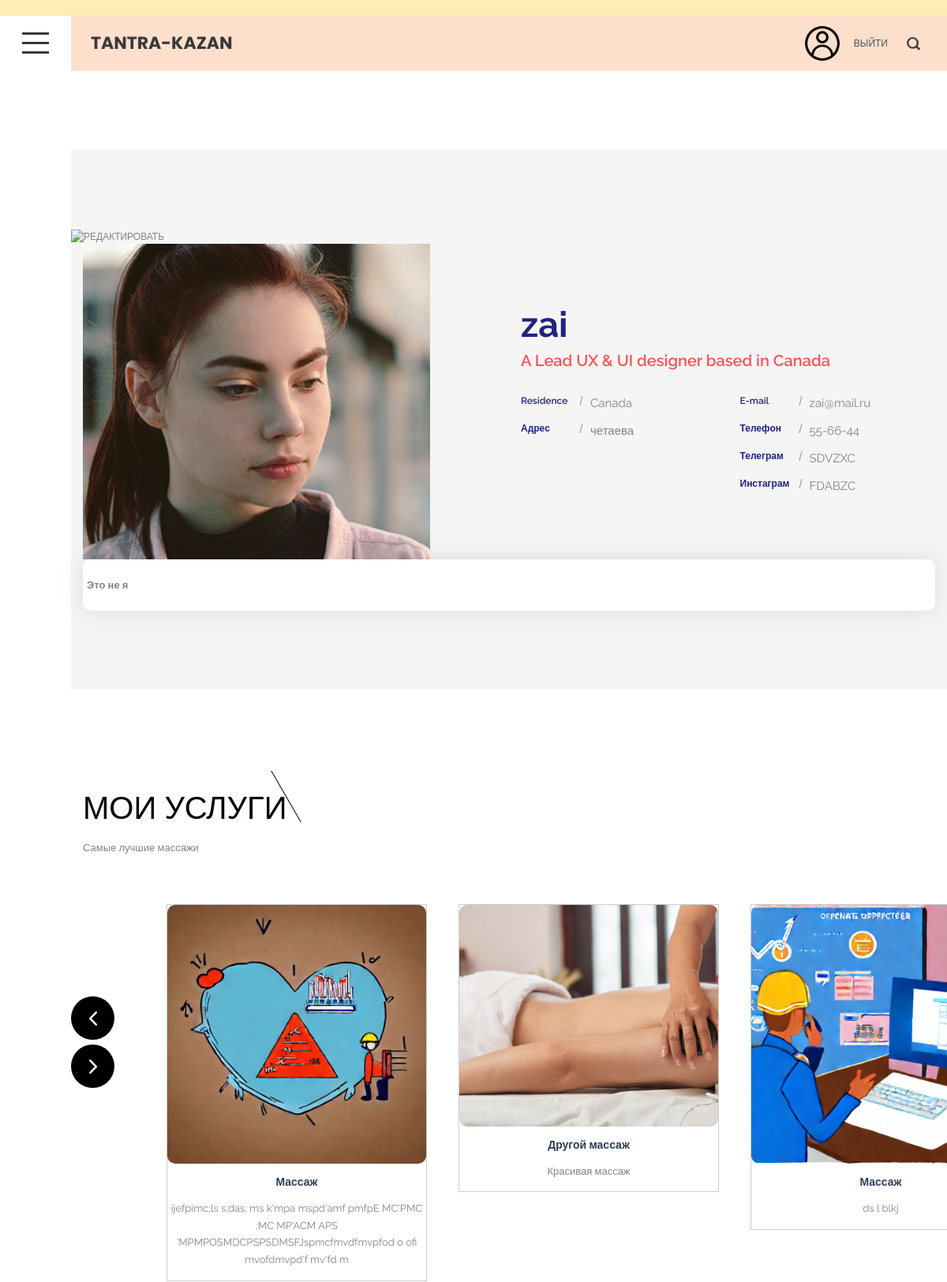
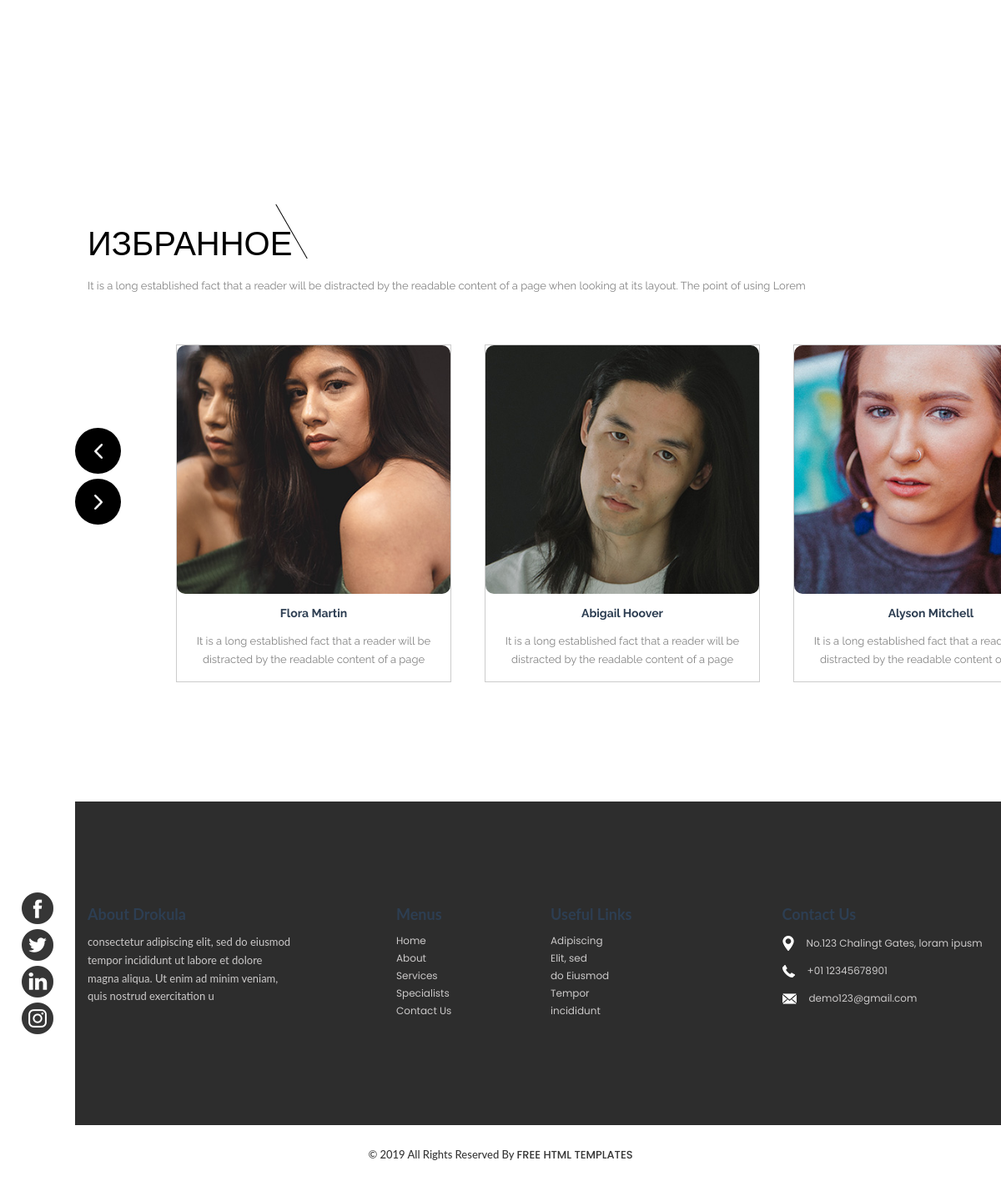
Page /users/profile/therapist/zai (signed in) on the committed database (2 pictures, top to bottom).
### users/models.py (models this page shows, shortened)
class TherapistProfile(models.Model):
    user = models.OneToOneField(
        User,
        on_delete=models.CASCADE,
        related_name='therapist_profile')
    gender = models.BooleanField(verbose_name='Пол', null=True, choices=((True, 'Мужчина'), (False, 'Женщина')))
    birth_date = models.DateField(verbose_name='Возраст', null=True)
    height = models.PositiveSmallIntegerField(verbose_name='Рост', null=True)
    weight = models.PositiveSmallIntegerField(verbose_name='Вес', null=True)
    experience = models.PositiveSmallIntegerField(verbose_name='Опыт', null=True)
    address = models.CharField(max_length=40, verbose_name='Адрес', null=True)
    show_address = models.BooleanField(default=True)
    phone_number = models.CharField(max_length=20, verbose_name='Номер телефона', null=True)
    show_phone_number = models.BooleanField(default=True)
    telegram_profile = models.CharField(max_length=20, verbose_name='Телеграмм', null=True)
    show_telegram_profile = models.BooleanField(default=True)
    instagram_profile = models.CharField(max_length=20, verbose_name='Инстаграм', null=True)
    show_instagram_profile = models.BooleanField(default=True)
    description = models.TextField(verbose_name='О себе', null=True)
    services = models.ManyToManyField(Service, verbose_name='Услуги')
    is_profile_active = models.BooleanField(default=True)

class UserProfile(models.Model):
    user = models.OneToOneField(
        User,
        editable=False,
        on_delete=models.CASCADE,
        related_name='profile')
    avatar = models.ImageField(upload_to='img/avatars', verbose_name='Фото профиля', default='img/avatars/default.jpeg')

### listings/models.py (models this page shows, shortened)
class Listing(models.Model):
    therapist = models.ForeignKey(User, on_delete=models.CASCADE, related_name='listing', related_query_name='listings', verbose_name='Массажист')
    service = models.ForeignKey(Service, on_delete=models.CASCADE, verbose_name='Услуга', related_name='service')
    photo = models.ImageField(upload_to='img/offers', verbose_name='Фото карточки', null=True, default='img/offers/default.jpg')
    description = models.TextField(verbose_name='Описание', null=True)
    price = models.PositiveSmallIntegerField(verbose_name='Цена')
    is_active = models.BooleanField(default=True)
    def __str__(self):
        return self.service.name

class Service(models.Model):
    name = models.CharField(max_length=255, verbose_name='Название услуги')
    class Meta:
        verbose_name = 'Услуга'
        verbose_name_plural = 'Услуги'

### users/views.py (the view)
# urls.py: path('profile/therapist/<str:username>', views.TherapistProfileDetailView.as_view(), name='therapist'),
class TherapistProfileDetailView(UserProfileDetailView):
    template_name = 'users/therapist_profile_detail.html'
    def get_offers(self):
        user = User.objects.get(username=self.request.user)
        offers = Listing.objects.filter(therapist_id=user.pk)
        return offers
    def get_context_data(self, *, object_list=None, **kwargs):
        context = super().get_context_data(**kwargs)
        offers = self.get_offers()
        context['offers'] = offers
        return context

### tantrakazan/utils.py (called while the page is built)
    def get_user_context(self, **kwargs):
        context = kwargs
        context['menu'] = menu
        return context

### users/views.py (called while the page is built)
    def get_context_data(self, *, object_list=None, **kwargs):
        context = super().get_context_data(**kwargs)
        context_def = self.get_user_context(title='Профиль')
        return {**context, **context_def}

### users/templates/users/therapist_profile_detail.html (shortened to what this page needs)
{% extends 'users/user_profile_detail.html' %}
{% load static %}
{% block therapist %}
  <section class="spl_section layout_padding layout_padding-left">
    <div class="container">
      <div class="heading_container">
        <h2>
          Мои услуги
        </h2>
        <p>Самые лучшие массажи
        </p>
      </div>
    </div>
    <div class="spl_container">
      <div class="owl-carousel owl-theme">
        {% for offer in offers %}
        <div class="item" style="">
          <div class="box">
            <div class="img-box">
              {% if offer.photo %}
              <img src="{{ offer.photo.url }}" alt="Offer Photo">
              {% else %}
              <img src="{% static 'users/images/about-img.jpg' %}" alt="Default Offer Photo">
              {% endif %}
            </div>
            <div class="detail-box">
              <h5>
                {{offer}}
              </h5>
              <p>
                {{offer.description}}
              </p>
            </div>
          </div>
        </div>
        {% endfor %}
      </div>
    </div>
  </section>
{% endblock therapist %}

### users/templates/users/user_profile_detail.html (shortened to what this page needs)
{% extends 'users/base.html' %}
{% load static %}
{% block content %}
  <section class="about_section  layout_padding-left">
    <div class="detail-container">
{% if request.user.is_authenticated %}
    <section class="section about-section gray-bg" id="about">
                          <a href="{% url 'users:edit_form' %}">
                    <img src="{% static 'users/images/icons8-edit-64.png' %}" height="15" alt="Редактировать">
                  </a>
            <div class="container">
                <div class="row align-items-center flex-row-reverse">
                    <div class="col-lg-6">
                        <div class="about-text go-to">
                            <h3 class="dark-color">{{user.username}}</h3>
                            <h6 class="theme-color lead">A Lead UX &amp; UI designer based in Canada</h6>
                            <div class="row about-list">
                                <div class="col-md-6">
                                    <div class="media">
                                        <label>Residence</label>
                                        <p>Canada</p>
                                    </div>
                                    <div class="media">
                                        <label>Адрес</label>
                                        <p>{{user.therapist_profile.address}}</p>
                                    </div>
                                </div>
                                <div class="col-md-6">
                                    <div class="media">
                                        <label>E-mail</label>
                                        <p>{{user.email}}</p>
                                    </div>
                                    <div class="media">
                                        <label>Телефон</label>
                                        <p>{{user.therapist_profile.phone_number}}</p>
                                    </div>
                                    <div class="media">
                                        <label>Телеграм</label>
                                        <p>{{user.therapist_profile.telegram_profile}}</p>
                                    </div>
                                    <div class="media">
                                        <label>Инстаграм</label>
                                        <p>{{user.therapist_profile.instagram_profile}}</p>
                                    </div>
                                </div>
                            </div>
                        </div>
                    </div>
                    <div class="col-lg-6">
                        <div class="about-avatar">
                            {% if user.profile.avatar %}
                            <img src="{{ user.profile.avatar.url }}" height="400" title="" alt="">
                            {% else %}
                            <img src="{% static 'users/images/profile-icon.png' %}" height="400" title="" alt="">
                            {% endif %}
                        </div>
                    </div>
                </div>
                <div class="counter">
                    <div class="row">
                            <p>{{ user.therapist_profile.description }}</p>
                    </div>
            </div>
        </section>
{% else %}
        <p> Ваш профиль пока не заполнен.
        <a href="{% url 'users:form' username=request.user.username %}">Заполнить анкету</a>
            </p>
        {% endif %}
        </div>
</section>
{% block therapist %}
{% endblock therapist %}
  <section class="spl_section layout_padding layout_padding-left">
    <div class="container">
      <div class="heading_container">
        <h2>
         Избранное
        </h2>
        <p>
          It is a long established fact that a reader will be distracted by the readable content of a page when looking at its layout. The point of using Lorem
        </p>
      </div>
    </div>
    <div class="spl_container">
      <div class="owl-carousel owl-theme">
        <div class="item" style="">
          <div class="box">
            <div class="img-box">
              <img src="images/spl-1.jpg" alt="">
            </div>
            <div class="detail-box">
              <h5>
                Flora Martin
              </h5>
              <p>
                It is a long established fact that a
                reader will be distracted by
                the readable content of a page
              </p>
            </div>
          </div>
        </div>
        <div class="item" style="">
          <div class="box">
            <div class="img-box">
              <img src="images/spl-2.jpg" alt="">
            </div>
            <div class="detail-box">
              <h5>
                Abigail Hoover
              </h5>
              <p>
                It is a long established fact that a
                reader will be distracted by
                the readable content of a page
              </p>
            </div>
          </div>
        </div>
        <div class="item" style="">
          <div class="box">
            <div class="img-box">
              <img src="images/spl-3.jpg" alt="">
            </div>
            <div class="detail-box">
              <h5>
                Alyson Mitchell
              </h5>
              <p>
                It is a long established fact that a
                reader will be distracted by
                the readable content of a page
              </p>
            </div>
          </div>
        </div>
      </div>
    </div>
  </section>
{% endblock content %}

### users/static/users/css/style.css (style rules this page uses)
body { font-family: "Poppins", sans-serif; color: #0c0c0c; }
a { font-family: "Poppins", sans-serif; text-transform: uppercase; }
.layout_padding { padding-top: 125px; padding-bottom: 125px; }
.layout_padding-left { padding-left: 90px; }
.heading_container { display: -webkit-box; display: -ms-flexbox; display: flex; -webkit-box-orient: vertical; -webkit-box-direction: normal; -ms-flex-direction: column; flex-direction: column; -webkit-box-align: start; -ms-flex-align: start; align-items: flex-start; font-family: 'Raleway', sans-serif; }
.heading_container h2 { color: #000000; position: relative; font-size: 2.5rem; text-transform: uppercase; }
.heading_container h2::before { content: ""; width: 1px; height: 75px; position: absolute; top: -27px; right: 0; -webkit-transform: rotate(-30deg); transform: rotate(-30deg); background-color: #000000; background-size: cover; }
a, a:hover, a:focus { text-decoration: none; }
.about_section { font-family: 'Raleway', sans-serif; }
.spl_section { position: relative; font-family: 'Raleway', sans-serif; }
.spl_section .spl_container { display: -webkit-box; display: -ms-flexbox; display: flex; padding-left: 10%; margin-top: 45px; position: relative; }
.spl_section .spl_container .box { text-align: center; margin: 0 10px; }
.spl_section .spl_container .box .img-box { position: relative; border-radius: 10px; overflow: hidden; }
.spl_section .spl_container .box .img-box img { width: 100%; }
.spl_section .spl_container .box .detail-box { margin-top: 15px; }
.spl_section .spl_container .box .detail-box h5 { font-weight: bold; }
.spl_section .owl-carousel { position: unset; }
.spl_section .owl-carousel .item { width: 350px; }

### users/static/users/css/profile_style.css (style rules this page uses)
body { color: #6F8BA4; margin-top:20px; }
.section { padding: 100px 0; position: relative; }
.gray-bg { background-color: #f5f5f5; }
img { max-width: 100%; }
img { vertical-align: middle; border-style: none; }
.about-text h3 { font-size: 45px; font-weight: 700; margin: 0 0 6px; }
.about-text h6 { font-weight: 600; margin-bottom: 15px; }
.about-text p { font-size: 18px; max-width: 450px; }
.about-list { padding-top: 10px; }
.about-list .media { padding: 5px 0; }
.about-list label { color: #20247b; font-weight: 600; width: 88px; margin: 0; position: relative; }
.about-list label:after { content: ""; position: absolute; top: 0; bottom: 0; right: 11px; width: 1px; height: 12px; background: #20247b; -moz-transform: rotate(15deg); -o-transform: rotate(15deg); -ms-transform: rotate(15deg); -webkit-transform: rotate(15deg); transform: rotate(15deg); margin: auto; opacity: 0.5; }
.about-list p { margin: 0; font-size: 15px; }
.about-section .counter { padding: 22px 20px; background: #ffffff; border-radius: 10px; box-shadow: 0 0 30px rgba(31, 45, 61, 0.125); }
.about-section .counter p { font-weight: 600; margin: 0; }
.theme-color { color: #fc5356; }
.dark-color { color: #20247b; }

### users/static/users/css/profile_card.css (style rules this page uses)
html, body { background: #FCEEB5; font-family: Abel, Arial, Verdana, sans-serif; }

### users/static/users/css/offers.css (style rules this page uses)
.section { margin-top:100px }
* { box-sizing: border-box;-moz-box-sizing: border-box;margin: 0;padding: 0;-webkit-tap-highlight-color: transparent;zoom: 1 }
html { font-size: 16px;min-height: 100% }
body { font: 75%/150% "Lato", Arial, Helvetica, sans-serif;background-color: #fff;color: #838383;overflow-x: hidden;-webkit-font-smoothing: antialiased;-ms-overflow-style: scrollbar;oveflow-y: scroll }
iframe, img { border: 0 }
a { text-decoration: none;color: inherit }
p { font-size: 1.0833em;line-height: 1.6666;margin-bottom: 15px }
h1, h2, h3, h4, h5, h6 { margin: 0 0 15px;font-weight: normal;color: #2d3e52 }
h2 { font-size: 1.6667em;line-height: 1.25em }
h3 { font-size: 1.5em;line-height: 1.2222em }
h5 { font-size: 1.1666em;line-height: 1.1428em }
h6 { font-size: 1em }
.box { border: 1px solid #cccccc }

### users/static/users/css/responsive.css (style rules this page uses)
@media (min-width: 1200px) { .container { max-width: 1170px; } }

### rows in the picture
Listing: photo (picture), service.name "Массаж", description "ijefpimc;ls s;das; ms k'mpa mspd'amf pmfpE MC'PMC ;MC MP'ACM APS 'MPMPOSMDCPSPSDMSFJspmcfmvdfmvpfod o ofi mvofdmvpd'f mv'fd m"
Listing: photo (placeholder picture), service.name "Другой массаж", description "Красивая массаж"
Listing: photo (picture), service.name "Массаж", description "ds l blkj"

### other values in the picture
{{ user.username }} "zai"
{{ user.therapist_profile.address }} "четаева"
{{ user.email }} "zai@mail.ru"
{{ user.therapist_profile.phone_number }} "55-66-44"
{{ user.therapist_profile.telegram_profile }} "SDVZXC"
{{ user.therapist_profile.instagram_profile }} "FDABZC"
{{ user.therapist_profile.description }} "Это не я"
